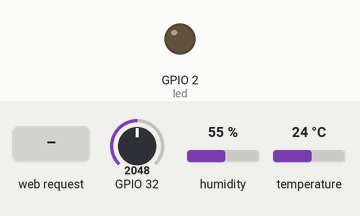
Bench run of a sketch on a simulated ESP32. Shown: output pins drawn as LEDs (lit = HIGH). Inputs (shaded band) come from the test bench; at power-on: GPIO 32 = 2048, humidity 55 %, temperature 24 °C. WiFi joins after 1.5 s; servers stay silent unless stated; what the sketch prints to the serial monitor is not drawn.

Above: at 4.7 s.
4.8 s: HTTP request GET / received
At 6.2 s:
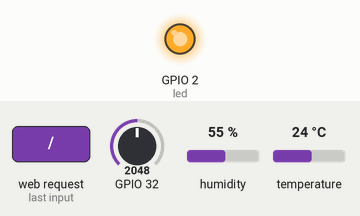
Timing chart, 0 to 7.8 s (numbered marks = the images above; inputs shaded):
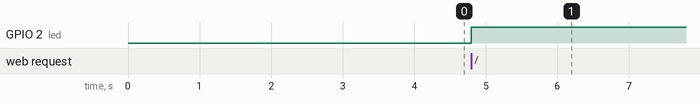

The sketch:

AWSESP.ino
```cpp
//ESP32 things
#include <WiFi.h>
#include <WiFiClient.h>
#include <WebServer.h>
#include <ESPmDNS.h>

const char* ssid = "Ha";
const char* password = "mm112233";
int port=80;

WebServer server(port);

const int led = LED_BUILTIN;

//DHT11 things
#include "DHT.h"
#define DHTPIN 22
#define DHTTYPE DHT11
DHT dht(DHTPIN, DHTTYPE);

//Other things
float asoilmoist=analogRead(32);//global variable to store exponential smoothed soil moisture reading

void handleRoot() {
  digitalWrite(led, 1);
  String webtext ;
  int sec = millis() / 1000;
  int min = sec / 60;
  int hr = min / 60;
  // Reading temperature or humidity takes about 250 milliseconds!
  // Sensor readings may also be up to 2 seconds 'old' (its a very slow sensor)
  float hum = dht.readHumidity();
  // Read temperature as Celsius (the default)
  float temp = dht.readTemperature();

  // Check if any reads failed and exit early (to try again).
  if (isnan(hum) || isnan(temp)) {
    Serial.println(F("Failed to read from DHT sensor!"));
    return;
  }
  webtext="<html>\
  <head>\
    <meta http-equiv='refresh' content='5'/>\
    <title>WEMOS HIGROW ESP32 WIFI SOIL MOISTURE SENSOR</title>\
    <style>\
      body { background-color: #cccccc; font-family: Arial, Helvetica, Sans-Serif; Color: #000088; }\
    </style>\
  </head>\
  <body>\
    <h1>WEMOS HIGROW ESP32 WIFI SOIL MOISTURE SENSOR</h1>\
    <br>\
    <p>Code from https://www.espressif.com/ was modified by JJ Slabbert to read the Soil Moisture and publish it to an internal (local) web on the ESP32 itself. This code does not publish to any cloud service.</p>\
    <p>For soil moist, high values (range of +/-3344) means dry soil, lower values (+/- 2000) means wet soil. The Soil Moist Reading is influenced by the volumetric soil moisture content and electrical capacitive properties of the soil.</p>\
    <br>\
    <p>Date/Time: <span id='datetime'></span></p><script>var dt = new Date();document.getElementById('datetime').innerHTML = (('0'+dt.getDate()).slice(-2)) +'.'+ (('0'+(dt.getMonth()+1)).slice(-2)) +'.'+ (dt.getFullYear()) +' '+ (('0'+dt.getHours()).slice(-2)) +':'+ (('0'+dt.getMinutes()).slice(-2));</script>\
    <br>\
    <p>Soil Moisture: "+String(asoilmoist)+"</p>\
    <p>Temperature: "   +String(temp)+" &#176;C</p>\
    <p>Humidity: "   +String(hum)+" %</p>\
  </body>\
</html>";
  server.send(200, "text/html", webtext);
}

void handleNotFound() {
  digitalWrite(led, 1);
  String message = "File Not Found\n\n";
  message += "URI: ";
  message += server.uri();
  message += "\nMethod: ";
  message += (server.method() == HTTP_GET) ? "GET" : "POST";
  message += "\nArguments: ";
  message += server.args();
  message += "\n";
  for (uint8_t i = 0; i < server.args(); i++) {
    message += " " + server.argName(i) + ": " + server.arg(i) + "\n";
  }
  server.send(404, "text/plain", message);
  digitalWrite(led, 0);
  delay(1000);
  digitalWrite(led, 1);
}

void setup(void) {
  pinMode(led, OUTPUT);
  digitalWrite(led, 0);
  Serial.begin(115200);
  WiFi.mode(WIFI_STA);
  WiFi.begin(ssid, password);
  Serial.println("");

  // Wait for connection
  while (WiFi.status() != WL_CONNECTED) {
    delay(500);
    Serial.print(".");
  }
  Serial.println("");
  Serial.print("Connected to ");
  Serial.println(ssid);
  Serial.print("IP address: ");
  Serial.println(WiFi.localIP());


  if (MDNS.begin("esp32")) {
    Serial.println("MDNS responder started");
  }

  server.on("/", handleRoot);

  server.on("/inline", []() {
    server.send(200, "text/plain", "this works as well");
  });

  server.onNotFound(handleNotFound);

  server.begin();
  Serial.println("HTTP server started");
  dht.begin();
  delay(2000);
}

void loop(void) {
  asoilmoist=0.95*asoilmoist+0.05*analogRead(32);//exponential smoothing of soil moisture
  server.handleClient();
}
```

ESPtoRPI.ino
```cpp

```

Measured:
- after the input at 4.8 s, GPIO 2 (led): LOW → HIGH at once
